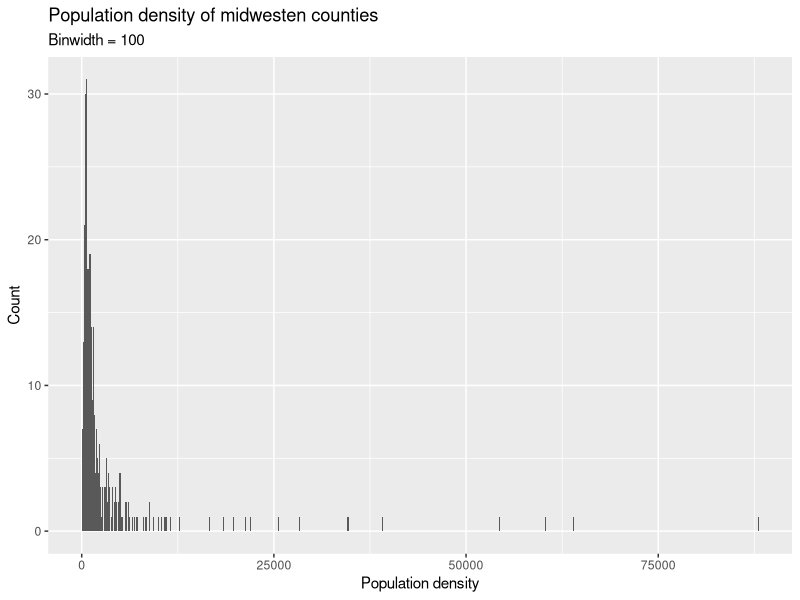
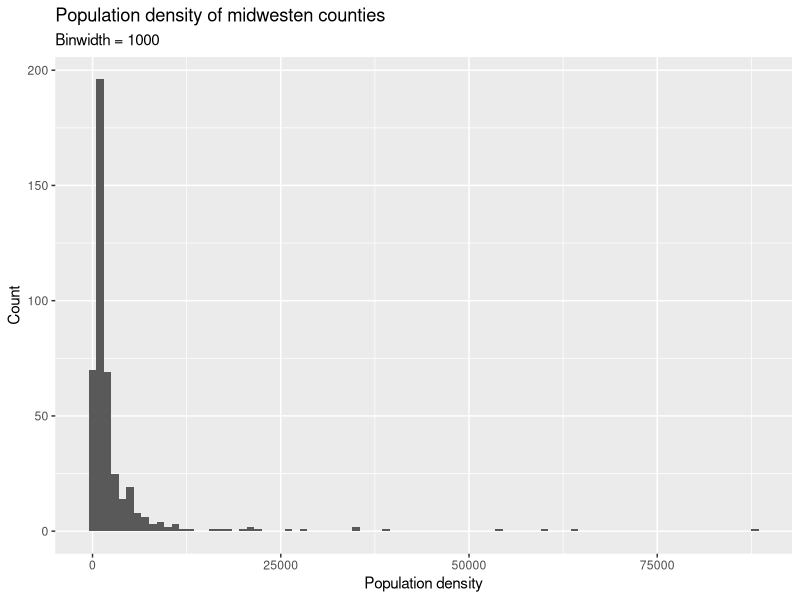
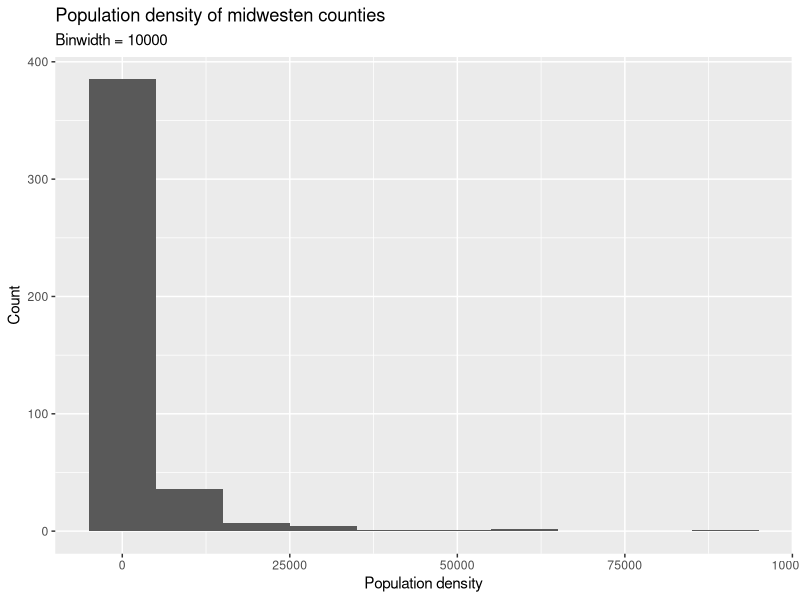
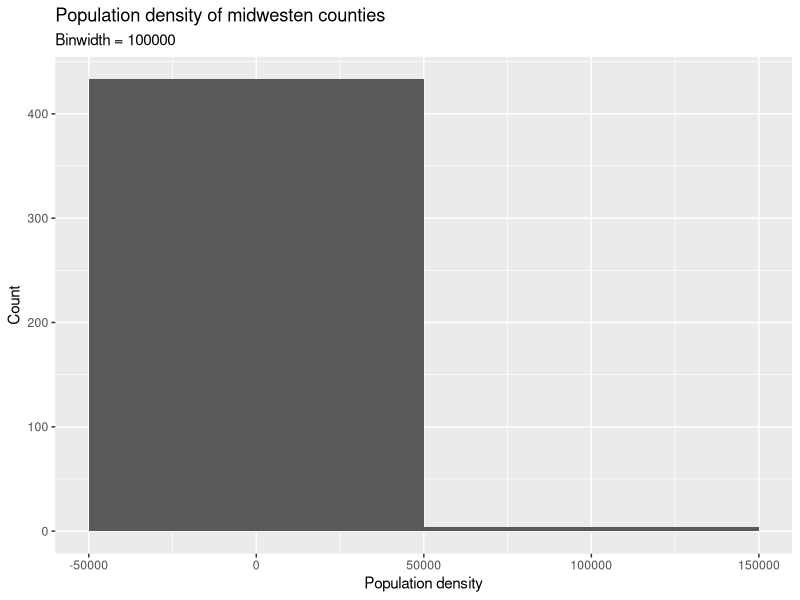
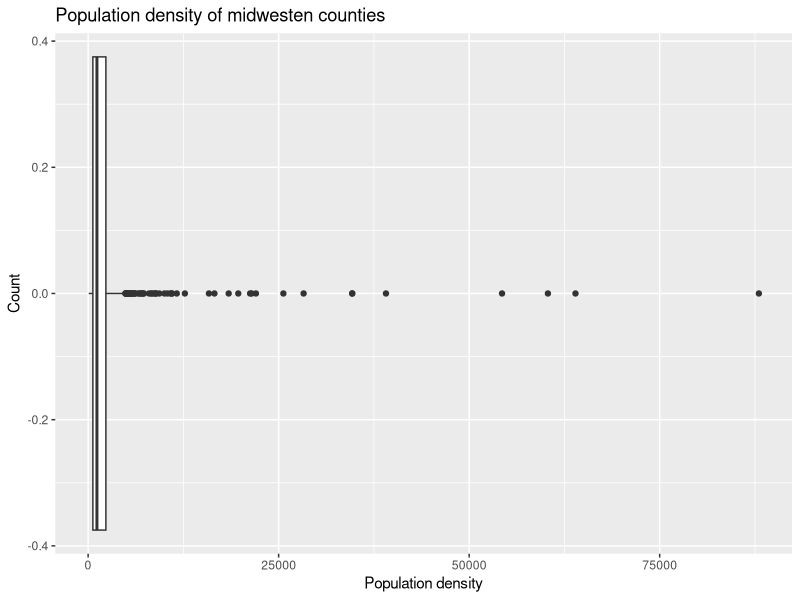
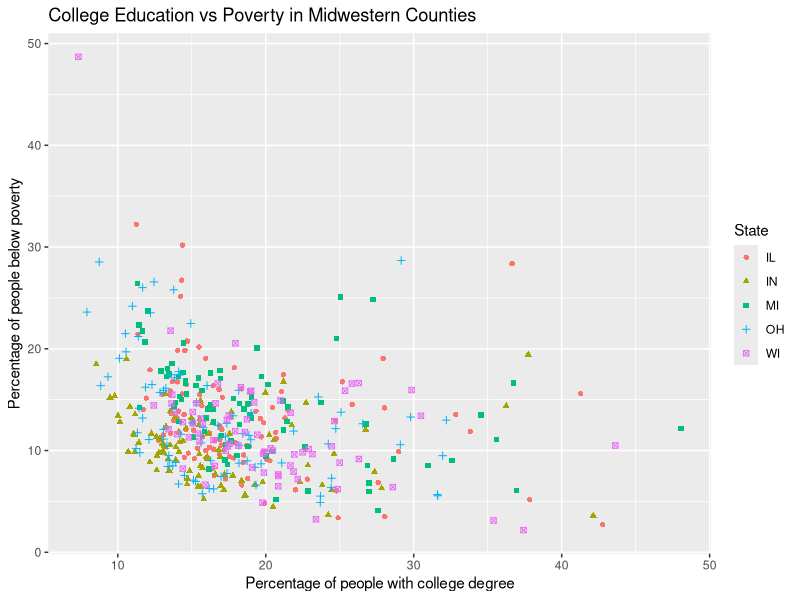

Generate these figures, in order, with R:
## ---- chunk 1
install.packages("tidyverse")
library(tidyverse)
## ---- chunk 2
ggplot(midwest, aes(x = popdensity)) +
  geom_histogram(binwidth = 100) +
  labs(
    x = "Population density",
    y = "Count",
    title = "Population density of midwesten counties",
    subtitle = "Binwidth = 100"
  )

ggplot(midwest, aes(x = popdensity)) +
  geom_histogram(binwidth = 1000) +
  labs(
    x = "Population density",
    y = "Count",
    title = "Population density of midwesten counties",
    subtitle = "Binwidth = 1000"
  )

ggplot(midwest, aes(x = popdensity)) +
  geom_histogram(binwidth = 10000) +
  labs(
    x = "Population density",
    y = "Count",
    title = "Population density of midwesten counties",
    subtitle = "Binwidth = 10000"
  )

ggplot(midwest, aes(x = popdensity)) +
  geom_histogram(binwidth = 100000) +
  labs(
    x = "Population density",
    y = "Count",
    title = "Population density of midwesten counties",
    subtitle = "Binwidth = 100000"
  )
## ---- chunk 3
ggplot(midwest, aes(x = popdensity)) +
  geom_boxplot() +
  labs(
    x = "Population density",
    y = "Count",
    title = "Population density of midwesten counties",
  )
## ---- chunk 4
ggplot(
  data = midwest,
  mapping =aes(x = percollege, y = percbelowpoverty, color = state, shape = state)
) +  geom_point() +
  labs(
    x = "Percentage of people with college degree",
    y = "Percentage of people below poverty",
    title = "College Education vs Poverty in Midwestern Counties",
    color = "State",
    shape = "State"
 )
